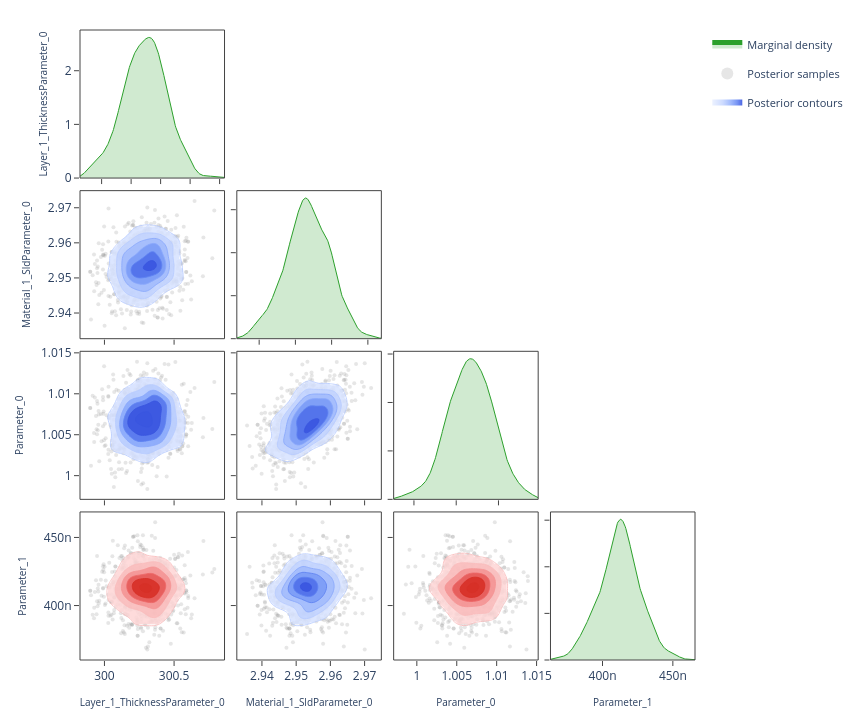

Notebook source saved alongside this figure:
### Code cell
# ---- Corner plot ------------------------------------------------------------
# Pairwise correlations: marginal density on the diagonal, scatter samples
# and 2-D contours on the lower triangle.  Mirrors the "Corner Plot" sub-tab.

fig = plot_corner(posterior.draws, posterior.param_names)
fig.show()

### Figure 1 — Plotly figure (JSON) as saved in the notebook; plotly's stock layout.template omitted (floating-point values rounded to 4 significant figures; data arrays with more than 128 entries replaced by an {"elided": "..."} marker saying what was removed)
{"data": [{"fill": "tozeroy", "fillcolor": "rgba(44, 160, 44, 0.22)", "hoverinfo": "skip", "legendgroup": "marginal", "line": {"color": "rgb(44, 160, 44)", "width": 1}, "mode": "lines", "name": "Marginal density", "showlegend": true, "type": "scatter", "x": {"elided": "256 float values"}, "xaxis": "x", "y": {"elided": "256 float values"}, "yaxis": "y"}, {"hoverinfo": "skip", "legendgroup": "scatter", "marker": {"color": "rgba(140, 140, 140, 0.22)", "size": 4}, "mode": "markers", "name": "Posterior samples", "showlegend": true, "type": "scatter", "x": {"elided": "800 float values"}, "xaxis": "x5", "y": {"elided": "800 float values"}, "yaxis": "y5", "zorder": 0}, {"colorscale": [[0.0, "rgba(224, 233, 255, 0.62)"], [0.35, "rgba(183, 203, 255, 0.70)"], [0.6, "rgba(138, 169, 252, 0.78)"], [0.82, "rgba(96, 131, 242, 0.84)"], [1.0, "rgba(58, 86, 224, 0.90)"]], "connectgaps": false, "contours": {"coloring": "fill", "end": 160.3, "showlabels": false, "showlines": false, "size": 25.31, "start": 33.74}, "hoverinfo": "skip", "legendgroup": "contour", "name": "Posterior contours", "showlegend": true, "showscale": false, "type": "contour", "x": [299.9, 299.9, 299.9, 299.9, 299.9, 299.9, 299.9, 299.9, 300.0, 300.0, 300.0, 300.0, 300.0, 300.0, 300.0, 300.0, 300.1, 300.1, 300.1, 300.1, 300.1, 300.1, 300.1, 300.1, 300.2, 300.2, 300.2, 300.2, 300.2, 300.2, 300.2, 300.2, 300.3, 300.3, 300.3, 300.3, 300.3, 300.3, 300.3, 300.3, 300.3, 300.4, 300.4, 300.4, 300.4, 300.4, 300.4, 300.4, 300.4, 300.5, 300.5, 300.5, 300.5, 300.5, 300.5, 300.5, 300.5, 300.6, 300.6, 300.6, 300.6, 300.6, 300.6, 300.6, 300.6, 300.7, 300.7, 300.7, 300.7, 300.7, 300.7, 300.7, 300.7, 300.8, 300.8, 300.8, 300.8, 300.8, 300.8, 300.8], "xaxis": "x5", "y": [2.934, 2.934, 2.935, 2.935, 2.936, 2.936, 2.937, 2.937, 2.938, 2.938, 2.939, 2.939, 2.94, 2.94, 2.941, 2.941, 2.942, 2.942, 2.943, 2.943, 2.944, 2.944, 2.945, 2.945, 2.946, 2.946, 2.947, 2.947, 2.948, 2.948, 2.949, 2.949, 2.95, 2.95, 2.951, 2.952, 2.952, 2.953, 2.953, 2.954, 2.954, 2.955, 2.955, 2.956, 2.956, 2.957, 2.957, 2.958, 2.958, 2.959, 2.959, 2.96, 2.96, 2.961, 2.961, 2.962, 2.962, 2.963, 2.963, 2.964, 2.964, 2.965, 2.965, 2.966, 2.966, 2.967, 2.967, 2.968, 2.968, 2.969, 2.969, 2.97, 2.97, 2.971, 2.971, 2.972, 2.972, 2.973, 2.973, 2.974], "yaxis": "y5", "z": {"elided": "80x80 float values"}, "zmax": 160.3, "zmin": 33.74, "zorder": 1}, {"colorscale": [[0.0, "rgba(183, 203, 255, 0.94)"], [0.35, "rgba(183, 203, 255, 0.94)"], [0.35, "rgba(138, 169, 252, 0.95)"], [0.6, "rgba(138, 169, 252, 0.95)"], [0.6, "rgba(96, 131, 242, 0.96)"], [0.82, "rgba(96, 131, 242, 0.96)"], [0.82, "rgba(58, 86, 224, 0.98)"], [1.0, "rgba(58, 86, 224, 0.98)"]], "contours": {"coloring": "lines", "end": 160.3, "showlabels": false, "size": 25.31, "start": 33.74}, "hoverinfo": "skip", "legendgroup": "contour", "line": {"width": 0.9}, "showlegend": false, "showscale": false, "type": "contour", "x": [299.9, 299.9, 299.9, 299.9, 299.9, 299.9, 299.9, 299.9, 300.0, 300.0, 300.0, 300.0, 300.0, 300.0, 300.0, 300.0, 300.1, 300.1, 300.1, 300.1, 300.1, 300.1, 300.1, 300.1, 300.2, 300.2, 300.2, 300.2, 300.2, 300.2, 300.2, 300.2, 300.3, 300.3, 300.3, 300.3, 300.3, 300.3, 300.3, 300.3, 300.3, 300.4, 300.4, 300.4, 300.4, 300.4, 300.4, 300.4, 300.4, 300.5, 300.5, 300.5, 300.5, 300.5, 300.5, 300.5, 300.5, 300.6, 300.6, 300.6, 300.6, 300.6, 300.6, 300.6, 300.6, 300.7, 300.7, 300.7, 300.7, 300.7, 300.7, 300.7, 300.7, 300.8, 300.8, 300.8, 300.8, 300.8, 300.8, 300.8], "xaxis": "x5", "y": [2.934, 2.934, 2.935, 2.935, 2.936, 2.936, 2.937, 2.937, 2.938, 2.938, 2.939, 2.939, 2.94, 2.94, 2.941, 2.941, 2.942, 2.942, 2.943, 2.943, 2.944, 2.944, 2.945, 2.945, 2.946, 2.946, 2.947, 2.947, 2.948, 2.948, 2.949, 2.949, 2.95, 2.95, 2.951, 2.952, 2.952, 2.953, 2.953, 2.954, 2.954, 2.955, 2.955, 2.956, 2.956, 2.957, 2.957, 2.958, 2.958, 2.959, 2.959, 2.96, 2.96, 2.961, 2.961, 2.962, 2.962, 2.963, 2.963, 2.964, 2.964, 2.965, 2.965, 2.966, 2.966, 2.967, 2.967, 2.968, 2.968, 2.969, 2.969, 2.97, 2.97, 2.971, 2.971, 2.972, 2.972, 2.973, 2.973, 2.974], "yaxis": "y5", "z": {"elided": "80x80 float values"}, "zmax": 160.3, "zmin": 33.74, "zorder": 2}, {"fill": "tozeroy", "fillcolor": "rgba(44, 160, 44, 0.22)", "hoverinfo": "skip", "legendgroup": "marginal", "line": {"color": "rgb(44, 160, 44)", "width": 1}, "mode": "lines", "name": "Marginal density", "showlegend": false, "type": "scatter", "x": {"elided": "256 float values"}, "xaxis": "x6", "y": {"elided": "256 float values"}, "yaxis": "y6"}, {"hoverinfo": "skip", "legendgroup": "scatter", "marker": {"color": "rgba(140, 140, 140, 0.22)", "size": 4}, "mode": "markers", "name": "Posterior samples", "showlegend": false, "type": "scatter", "x": {"elided": "800 float values"}, "xaxis": "x9", "y": {"elided": "800 float values"}, "yaxis": "y9", "zorder": 0}, {"colorscale": [[0.0, "rgba(224, 233, 255, 0.62)"], [0.35, "rgba(183, 203, 255, 0.70)"], [0.6, "rgba(138, 169, 252, 0.78)"], [0.82, "rgba(96, 131, 242, 0.84)"], [1.0, "rgba(58, 86, 224, 0.90)"]], "connectgaps": false, "contours": {"coloring": "fill", "end": 341.9, "showlabels": false, "showlines": false, "size": 53.99, "start": 71.99}, "hoverinfo": "skip", "legendgroup": "contour", "name": "Posterior contours", "showlegend": false, "showscale": false, "type": "contour", "x": [299.9, 299.9, 299.9, 299.9, 299.9, 299.9, 299.9, 299.9, 300.0, 300.0, 300.0, 300.0, 300.0, 300.0, 300.0, 300.0, 300.1, 300.1, 300.1, 300.1, 300.1, 300.1, 300.1, 300.1, 300.2, 300.2, 300.2, 300.2, 300.2, 300.2, 300.2, 300.2, 300.3, 300.3, 300.3, 300.3, 300.3, 300.3, 300.3, 300.3, 300.3, 300.4, 300.4, 300.4, 300.4, 300.4, 300.4, 300.4, 300.4, 300.5, 300.5, 300.5, 300.5, 300.5, 300.5, 300.5, 300.5, 300.6, 300.6, 300.6, 300.6, 300.6, 300.6, 300.6, 300.6, 300.7, 300.7, 300.7, 300.7, 300.7, 300.7, 300.7, 300.7, 300.8, 300.8, 300.8, 300.8, 300.8, 300.8, 300.8], "xaxis": "x9", "y": [0.9976, 0.9978, 0.998, 0.9982, 0.9985, 0.9987, 0.9989, 0.9991, 0.9993, 0.9995, 0.9998, 1.0, 1.0, 1.0, 1.001, 1.001, 1.001, 1.001, 1.001, 1.002, 1.002, 1.002, 1.002, 1.003, 1.003, 1.003, 1.003, 1.003, 1.004, 1.004, 1.004, 1.004, 1.005, 1.005, 1.005, 1.005, 1.005, 1.006, 1.006, 1.006, 1.006, 1.006, 1.007, 1.007, 1.007, 1.007, 1.008, 1.008, 1.008, 1.008, 1.008, 1.009, 1.009, 1.009, 1.009, 1.01, 1.01, 1.01, 1.01, 1.01, 1.011, 1.011, 1.011, 1.011, 1.011, 1.012, 1.012, 1.012, 1.012, 1.013, 1.013, 1.013, 1.013, 1.013, 1.014, 1.014, 1.014, 1.014, 1.014, 1.015], "yaxis": "y9", "z": {"elided": "80x80 float values"}, "zmax": 341.9, "zmin": 71.99, "zorder": 1}, {"colorscale": [[0.0, "rgba(183, 203, 255, 0.94)"], [0.35, "rgba(183, 203, 255, 0.94)"], [0.35, "rgba(138, 169, 252, 0.95)"], [0.6, "rgba(138, 169, 252, 0.95)"], [0.6, "rgba(96, 131, 242, 0.96)"], [0.82, "rgba(96, 131, 242, 0.96)"], [0.82, "rgba(58, 86, 224, 0.98)"], [1.0, "rgba(58, 86, 224, 0.98)"]], "contours": {"coloring": "lines", "end": 341.9, "showlabels": false, "size": 53.99, "start": 71.99}, "hoverinfo": "skip", "legendgroup": "contour", "line": {"width": 0.9}, "showlegend": false, "showscale": false, "type": "contour", "x": [299.9, 299.9, 299.9, 299.9, 299.9, 299.9, 299.9, 299.9, 300.0, 300.0, 300.0, 300.0, 300.0, 300.0, 300.0, 300.0, 300.1, 300.1, 300.1, 300.1, 300.1, 300.1, 300.1, 300.1, 300.2, 300.2, 300.2, 300.2, 300.2, 300.2, 300.2, 300.2, 300.3, 300.3, 300.3, 300.3, 300.3, 300.3, 300.3, 300.3, 300.3, 300.4, 300.4, 300.4, 300.4, 300.4, 300.4, 300.4, 300.4, 300.5, 300.5, 300.5, 300.5, 300.5, 300.5, 300.5, 300.5, 300.6, 300.6, 300.6, 300.6, 300.6, 300.6, 300.6, 300.6, 300.7, 300.7, 300.7, 300.7, 300.7, 300.7, 300.7, 300.7, 300.8, 300.8, 300.8, 300.8, 300.8, 300.8, 300.8], "xaxis": "x9", "y": [0.9976, 0.9978, 0.998, 0.9982, 0.9985, 0.9987, 0.9989, 0.9991, 0.9993, 0.9995, 0.9998, 1.0, 1.0, 1.0, 1.001, 1.001, 1.001, 1.001, 1.001, 1.002, 1.002, 1.002, 1.002, 1.003, 1.003, 1.003, 1.003, 1.003, 1.004, 1.004, 1.004, 1.004, 1.005, 1.005, 1.005, 1.005, 1.005, 1.006, 1.006, 1.006, 1.006, 1.006, 1.007, 1.007, 1.007, 1.007, 1.008, 1.008, 1.008, 1.008, 1.008, 1.009, 1.009, 1.009, 1.009, 1.01, 1.01, 1.01, 1.01, 1.01, 1.011, 1.011, 1.011, 1.011, 1.011, 1.012, 1.012, 1.012, 1.012, 1.013, 1.013, 1.013, 1.013, 1.013, 1.014, 1.014, 1.014, 1.014, 1.014, 1.015], "yaxis": "y9", "z": {"elided": "80x80 float values"}, "zmax": 341.9, "zmin": 71.99, "zorder": 2}, {"hoverinfo": "skip", "legendgroup": "scatter", "marker": {"color": "rgba(140, 140, 140, 0.22)", "size": 4}, "mode": "markers", "name": "Posterior samples", "showlegend": false, "type": "scatter", "x": {"elided": "800 float values"}, "xaxis": "x10", "y": {"elided": "800 float values"}, "yaxis": "y10", "zorder": 0}, {"colorscale": [[0.0, "rgba(224, 233, 255, 0.62)"], [0.35, "rgba(183, 203, 255, 0.70)"], [0.6, "rgba(138, 169, 252, 0.78)"], [0.82, "rgba(96, 131, 242, 0.84)"], [1.0, "rgba(58, 86, 224, 0.90)"]], "connectgaps": false, "contours": {"coloring": "fill", "end": 9574.0, "showlabels": false, "showlines": false, "size": 1512.0, "start": 2016.0}, "hoverinfo": "skip", "legendgroup": "contour", "name": "Posterior contours", "showlegend": false, "showscale": false, "type": "contour", "x": [2.934, 2.934, 2.935, 2.935, 2.936, 2.936, 2.937, 2.937, 2.938, 2.938, 2.939, 2.939, 2.94, 2.94, 2.941, 2.941, 2.942, 2.942, 2.943, 2.943, 2.944, 2.944, 2.945, 2.945, 2.946, 2.946, 2.947, 2.947, 2.948, 2.948, 2.949, 2.949, 2.95, 2.95, 2.951, 2.952, 2.952, 2.953, 2.953, 2.954, 2.954, 2.955, 2.955, 2.956, 2.956, 2.957, 2.957, 2.958, 2.958, 2.959, 2.959, 2.96, 2.96, 2.961, 2.961, 2.962, 2.962, 2.963, 2.963, 2.964, 2.964, 2.965, 2.965, 2.966, 2.966, 2.967, 2.967, 2.968, 2.968, 2.969, 2.969, 2.97, 2.97, 2.971, 2.971, 2.972, 2.972, 2.973, 2.973, 2.974], "xaxis": "x10", "y": [0.9976, 0.9978, 0.998, 0.9982, 0.9985, 0.9987, 0.9989, 0.9991, 0.9993, 0.9995, 0.9998, 1.0, 1.0, 1.0, 1.001, 1.001, 1.001, 1.001, 1.001, 1.002, 1.002, 1.002, 1.002, 1.003, 1.003, 1.003, 1.003, 1.003, 1.004, 1.004, 1.004, 1.004, 1.005, 1.005, 1.005, 1.005, 1.005, 1.006, 1.006, 1.006, 1.006, 1.006, 1.007, 1.007, 1.007, 1.007, 1.008, 1.008, 1.008, 1.008, 1.008, 1.009, 1.009, 1.009, 1.009, 1.01, 1.01, 1.01, 1.01, 1.01, 1.011, 1.011, 1.011, 1.011, 1.011, 1.012, 1.012, 1.012, 1.012, 1.013, 1.013, 1.013, 1.013, 1.013, 1.014, 1.014, 1.014, 1.014, 1.014, 1.015], "yaxis": "y10", "z": {"elided": "80x80 float values"}, "zmax": 9574.0, "zmin": 2016.0, "zorder": 1}, {"colorscale": [[0.0, "rgba(183, 203, 255, 0.94)"], [0.35, "rgba(183, 203, 255, 0.94)"], [0.35, "rgba(138, 169, 252, 0.95)"], [0.6, "rgba(138, 169, 252, 0.95)"], [0.6, "rgba(96, 131, 242, 0.96)"], [0.82, "rgba(96, 131, 242, 0.96)"], [0.82, "rgba(58, 86, 224, 0.98)"], [1.0, "rgba(58, 86, 224, 0.98)"]], "contours": {"coloring": "lines", "end": 9574.0, "showlabels": false, "size": 1512.0, "start": 2016.0}, "hoverinfo": "skip", "legendgroup": "contour", "line": {"width": 0.9}, "showlegend": false, "showscale": false, "type": "contour", "x": [2.934, 2.934, 2.935, 2.935, 2.936, 2.936, 2.937, 2.937, 2.938, 2.938, 2.939, 2.939, 2.94, 2.94, 2.941, 2.941, 2.942, 2.942, 2.943, 2.943, 2.944, 2.944, 2.945, 2.945, 2.946, 2.946, 2.947, 2.947, 2.948, 2.948, 2.949, 2.949, 2.95, 2.95, 2.951, 2.952, 2.952, 2.953, 2.953, 2.954, 2.954, 2.955, 2.955, 2.956, 2.956, 2.957, 2.957, 2.958, 2.958, 2.959, 2.959, 2.96, 2.96, 2.961, 2.961, 2.962, 2.962, 2.963, 2.963, 2.964, 2.964, 2.965, 2.965, 2.966, 2.966, 2.967, 2.967, 2.968, 2.968, 2.969, 2.969, 2.97, 2.97, 2.971, 2.971, 2.972, 2.972, 2.973, 2.973, 2.974], "xaxis": "x10", "y": [0.9976, 0.9978, 0.998, 0.9982, 0.9985, 0.9987, 0.9989, 0.9991, 0.9993, 0.9995, 0.9998, 1.0, 1.0, 1.0, 1.001, 1.001, 1.001, 1.001, 1.001, 1.002, 1.002, 1.002, 1.002, 1.003, 1.003, 1.003, 1.003, 1.003, 1.004, 1.004, 1.004, 1.004, 1.005, 1.005, 1.005, 1.005, 1.005, 1.006, 1.006, 1.006, 1.006, 1.006, 1.007, 1.007, 1.007, 1.007, 1.008, 1.008, 1.008, 1.008, 1.008, 1.009, 1.009, 1.009, 1.009, 1.01, 1.01, 1.01, 1.01, 1.01, 1.011, 1.011, 1.011, 1.011, 1.011, 1.012, 1.012, 1.012, 1.012, 1.013, 1.013, 1.013, 1.013, 1.013, 1.014, 1.014, 1.014, 1.014, 1.014, 1.015], "yaxis": "y10", "z": {"elided": "80x80 float values"}, "zmax": 9574.0, "zmin": 2016.0, "zorder": 2}, {"fill": "tozeroy", "fillcolor": "rgba(44, 160, 44, 0.22)", "hoverinfo": "skip", "legendgroup": "marginal", "line": {"color": "rgb(44, 160, 44)", "width": 1}, "mode": "lines", "name": "Marginal density", "showlegend": false, "type": "scatter", "x": {"elided": "256 float values"}, "xaxis": "x11", "y": {"elided": "256 float values"}, "yaxis": "y11"}, {"hoverinfo": "skip", "legendgroup": "scatter", "marker": {"color": "rgba(140, 140, 140, 0.22)", "size": 4}, "mode": "markers", "name": "Posterior samples", "showlegend": false, "type": "scatter", "x": {"elided": "800 float values"}, "xaxis": "x13", "y": {"elided": "800 float values"}, "yaxis": "y13", "zorder": 0}, {"colorscale": [[0.0, "rgba(255, 224, 224, 0.62)"], [0.35, "rgba(250, 188, 188, 0.70)"], [0.6, "rgba(245, 148, 148, 0.78)"], [0.82, "rgba(237, 104, 104, 0.84)"], [1.0, "rgba(215, 48, 39, 0.90)"]], "connectgaps": false, "contours": {"coloring": "fill", "end": 72590000.0, "showlabels": false, "showlines": false, "size": 11460000.0, "start": 15280000.0}, "hoverinfo": "skip", "legendgroup": "contour", "name": "Posterior contours", "showlegend": false, "showscale": false, "type": "contour", "x": [299.9, 299.9, 299.9, 299.9, 299.9, 299.9, 299.9, 299.9, 300.0, 300.0, 300.0, 300.0, 300.0, 300.0, 300.0, 300.0, 300.1, 300.1, 300.1, 300.1, 300.1, 300.1, 300.1, 300.1, 300.2, 300.2, 300.2, 300.2, 300.2, 300.2, 300.2, 300.2, 300.3, 300.3, 300.3, 300.3, 300.3, 300.3, 300.3, 300.3, 300.3, 300.4, 300.4, 300.4, 300.4, 300.4, 300.4, 300.4, 300.4, 300.5, 300.5, 300.5, 300.5, 300.5, 300.5, 300.5, 300.5, 300.6, 300.6, 300.6, 300.6, 300.6, 300.6, 300.6, 300.6, 300.7, 300.7, 300.7, 300.7, 300.7, 300.7, 300.7, 300.7, 300.8, 300.8, 300.8, 300.8, 300.8, 300.8, 300.8], "xaxis": "x13", "y": [3.63e-07, 3.643e-07, 3.656e-07, 3.669e-07, 3.682e-07, 3.695e-07, 3.708e-07, 3.721e-07, 3.734e-07, 3.747e-07, 3.76e-07, 3.773e-07, 3.786e-07, 3.799e-07, 3.812e-07, 3.825e-07, 3.838e-07, 3.851e-07, 3.864e-07, 3.877e-07, 3.89e-07, 3.903e-07, 3.916e-07, 3.929e-07, 3.942e-07, 3.955e-07, 3.968e-07, 3.981e-07, 3.994e-07, 4.007e-07, 4.02e-07, 4.033e-07, 4.046e-07, 4.059e-07, 4.072e-07, 4.085e-07, 4.098e-07, 4.111e-07, 4.124e-07, 4.137e-07, 4.15e-07, 4.163e-07, 4.176e-07, 4.189e-07, 4.202e-07, 4.215e-07, 4.228e-07, 4.241e-07, 4.254e-07, 4.267e-07, 4.28e-07, 4.293e-07, 4.306e-07, 4.319e-07, 4.332e-07, 4.345e-07, 4.358e-07, 4.371e-07, 4.384e-07, 4.397e-07, 4.41e-07, 4.423e-07, 4.436e-07, 4.449e-07, 4.462e-07, 4.475e-07, 4.488e-07, 4.501e-07, 4.514e-07, 4.527e-07, 4.54e-07, 4.553e-07, 4.566e-07, 4.579e-07, 4.592e-07, 4.605e-07, 4.618e-07, 4.631e-07, 4.644e-07, 4.657e-07], "yaxis": "y13", "z": {"elided": "80x80 float values"}, "zmax": 72590000.0, "zmin": 15280000.0, "zorder": 1}, {"colorscale": [[0.0, "rgba(250, 188, 188, 0.94)"], [0.35, "rgba(250, 188, 188, 0.94)"], [0.35, "rgba(245, 148, 148, 0.95)"], [0.6, "rgba(245, 148, 148, 0.95)"], [0.6, "rgba(237, 104, 104, 0.96)"], [0.82, "rgba(237, 104, 104, 0.96)"], [0.82, "rgba(215, 48, 39, 0.98)"], [1.0, "rgba(215, 48, 39, 0.98)"]], "contours": {"coloring": "lines", "end": 72590000.0, "showlabels": false, "size": 11460000.0, "start": 15280000.0}, "hoverinfo": "skip", "legendgroup": "contour", "line": {"width": 0.9}, "showlegend": false, "showscale": false, "type": "contour", "x": [299.9, 299.9, 299.9, 299.9, 299.9, 299.9, 299.9, 299.9, 300.0, 300.0, 300.0, 300.0, 300.0, 300.0, 300.0, 300.0, 300.1, 300.1, 300.1, 300.1, 300.1, 300.1, 300.1, 300.1, 300.2, 300.2, 300.2, 300.2, 300.2, 300.2, 300.2, 300.2, 300.3, 300.3, 300.3, 300.3, 300.3, 300.3, 300.3, 300.3, 300.3, 300.4, 300.4, 300.4, 300.4, 300.4, 300.4, 300.4, 300.4, 300.5, 300.5, 300.5, 300.5, 300.5, 300.5, 300.5, 300.5, 300.6, 300.6, 300.6, 300.6, 300.6, 300.6, 300.6, 300.6, 300.7, 300.7, 300.7, 300.7, 300.7, 300.7, 300.7, 300.7, 300.8, 300.8, 300.8, 300.8, 300.8, 300.8, 300.8], "xaxis": "x13", "y": [3.63e-07, 3.643e-07, 3.656e-07, 3.669e-07, 3.682e-07, 3.695e-07, 3.708e-07, 3.721e-07, 3.734e-07, 3.747e-07, 3.76e-07, 3.773e-07, 3.786e-07, 3.799e-07, 3.812e-07, 3.825e-07, 3.838e-07, 3.851e-07, 3.864e-07, 3.877e-07, 3.89e-07, 3.903e-07, 3.916e-07, 3.929e-07, 3.942e-07, 3.955e-07, 3.968e-07, 3.981e-07, 3.994e-07, 4.007e-07, 4.02e-07, 4.033e-07, 4.046e-07, 4.059e-07, 4.072e-07, 4.085e-07, 4.098e-07, 4.111e-07, 4.124e-07, 4.137e-07, 4.15e-07, 4.163e-07, 4.176e-07, 4.189e-07, 4.202e-07, 4.215e-07, 4.228e-07, 4.241e-07, 4.254e-07, 4.267e-07, 4.28e-07, 4.293e-07, 4.306e-07, 4.319e-07, 4.332e-07, 4.345e-07, 4.358e-07, 4.371e-07, 4.384e-07, 4.397e-07, 4.41e-07, 4.423e-07, 4.436e-07, 4.449e-07, 4.462e-07, 4.475e-07, 4.488e-07, 4.501e-07, 4.514e-07, 4.527e-07, 4.54e-07, 4.553e-07, 4.566e-07, 4.579e-07, 4.592e-07, 4.605e-07, 4.618e-07, 4.631e-07, 4.644e-07, 4.657e-07], "yaxis": "y13", "z": {"elided": "80x80 float values"}, "zmax": 72590000.0, "zmin": 15280000.0, "zorder": 2}, {"hoverinfo": "skip", "legendgroup": "scatter", "marker": {"color": "rgba(140, 140, 140, 0.22)", "size": 4}, "mode": "markers", "name": "Posterior samples", "showlegend": false, "type": "scatter", "x": {"elided": "800 float values"}, "xaxis": "x14", "y": {"elided": "800 float values"}, "yaxis": "y14", "zorder": 0}, {"colorscale": [[0.0, "rgba(224, 233, 255, 0.62)"], [0.35, "rgba(183, 203, 255, 0.70)"], [0.6, "rgba(138, 169, 252, 0.78)"], [0.82, "rgba(96, 131, 242, 0.84)"], [1.0, "rgba(58, 86, 224, 0.90)"]], "connectgaps": false, "contours": {"coloring": "fill", "end": 1766000000.0, "showlabels": false, "showlines": false, "size": 278800000.0, "start": 371800000.0}, "hoverinfo": "skip", "legendgroup": "contour", "name": "Posterior contours", "showlegend": false, "showscale": false, "type": "contour", "x": [2.934, 2.934, 2.935, 2.935, 2.936, 2.936, 2.937, 2.937, 2.938, 2.938, 2.939, 2.939, 2.94, 2.94, 2.941, 2.941, 2.942, 2.942, 2.943, 2.943, 2.944, 2.944, 2.945, 2.945, 2.946, 2.946, 2.947, 2.947, 2.948, 2.948, 2.949, 2.949, 2.95, 2.95, 2.951, 2.952, 2.952, 2.953, 2.953, 2.954, 2.954, 2.955, 2.955, 2.956, 2.956, 2.957, 2.957, 2.958, 2.958, 2.959, 2.959, 2.96, 2.96, 2.961, 2.961, 2.962, 2.962, 2.963, 2.963, 2.964, 2.964, 2.965, 2.965, 2.966, 2.966, 2.967, 2.967, 2.968, 2.968, 2.969, 2.969, 2.97, 2.97, 2.971, 2.971, 2.972, 2.972, 2.973, 2.973, 2.974], "xaxis": "x14", "y": [3.63e-07, 3.643e-07, 3.656e-07, 3.669e-07, 3.682e-07, 3.695e-07, 3.708e-07, 3.721e-07, 3.734e-07, 3.747e-07, 3.76e-07, 3.773e-07, 3.786e-07, 3.799e-07, 3.812e-07, 3.825e-07, 3.838e-07, 3.851e-07, 3.864e-07, 3.877e-07, 3.89e-07, 3.903e-07, 3.916e-07, 3.929e-07, 3.942e-07, 3.955e-07, 3.968e-07, 3.981e-07, 3.994e-07, 4.007e-07, 4.02e-07, 4.033e-07, 4.046e-07, 4.059e-07, 4.072e-07, 4.085e-07, 4.098e-07, 4.111e-07, 4.124e-07, 4.137e-07, 4.15e-07, 4.163e-07, 4.176e-07, 4.189e-07, 4.202e-07, 4.215e-07, 4.228e-07, 4.241e-07, 4.254e-07, 4.267e-07, 4.28e-07, 4.293e-07, 4.306e-07, 4.319e-07, 4.332e-07, 4.345e-07, 4.358e-07, 4.371e-07, 4.384e-07, 4.397e-07, 4.41e-07, 4.423e-07, 4.436e-07, 4.449e-07, 4.462e-07, 4.475e-07, 4.488e-07, 4.501e-07, 4.514e-07, 4.527e-07, 4.54e-07, 4.553e-07, 4.566e-07, 4.579e-07, 4.592e-07, 4.605e-07, 4.618e-07, 4.631e-07, 4.644e-07, 4.657e-07], "yaxis": "y14", "z": {"elided": "80x80 float values"}, "zmax": 1766000000.0, "zmin": 371800000.0, "zorder": 1}, {"colorscale": [[0.0, "rgba(183, 203, 255, 0.94)"], [0.35, "rgba(183, 203, 255, 0.94)"], [0.35, "rgba(138, 169, 252, 0.95)"], [0.6, "rgba(138, 169, 252, 0.95)"], [0.6, "rgba(96, 131, 242, 0.96)"], [0.82, "rgba(96, 131, 242, 0.96)"], [0.82, "rgba(58, 86, 224, 0.98)"], [1.0, "rgba(58, 86, 224, 0.98)"]], "contours": {"coloring": "lines", "end": 1766000000.0, "showlabels": false, "size": 278800000.0, "start": 371800000.0}, "hoverinfo": "skip", "legendgroup": "contour", "line": {"width": 0.9}, "showlegend": false, "showscale": false, "type": "contour", "x": [2.934, 2.934, 2.935, 2.935, 2.936, 2.936, 2.937, 2.937, 2.938, 2.938, 2.939, 2.939, 2.94, 2.94, 2.941, 2.941, 2.942, 2.942, 2.943, 2.943, 2.944, 2.944, 2.945, 2.945, 2.946, 2.946, 2.947, 2.947, 2.948, 2.948, 2.949, 2.949, 2.95, 2.95, 2.951, 2.952, 2.952, 2.953, 2.953, 2.954, 2.954, 2.955, 2.955, 2.956, 2.956, 2.957, 2.957, 2.958, 2.958, 2.959, 2.959, 2.96, 2.96, 2.961, 2.961, 2.962, 2.962, 2.963, 2.963, 2.964, 2.964, 2.965, 2.965, 2.966, 2.966, 2.967, 2.967, 2.968, 2.968, 2.969, 2.969, 2.97, 2.97, 2.971, 2.971, 2.972, 2.972, 2.973, 2.973, 2.974], "xaxis": "x14", "y": [3.63e-07, 3.643e-07, 3.656e-07, 3.669e-07, 3.682e-07, 3.695e-07, 3.708e-07, 3.721e-07, 3.734e-07, 3.747e-07, 3.76e-07, 3.773e-07, 3.786e-07, 3.799e-07, 3.812e-07, 3.825e-07, 3.838e-07, 3.851e-07, 3.864e-07, 3.877e-07, 3.89e-07, 3.903e-07, 3.916e-07, 3.929e-07, 3.942e-07, 3.955e-07, 3.968e-07, 3.981e-07, 3.994e-07, 4.007e-07, 4.02e-07, 4.033e-07, 4.046e-07, 4.059e-07, 4.072e-07, 4.085e-07, 4.098e-07, 4.111e-07, 4.124e-07, 4.137e-07, 4.15e-07, 4.163e-07, 4.176e-07, 4.189e-07, 4.202e-07, 4.215e-07, 4.228e-07, 4.241e-07, 4.254e-07, 4.267e-07, 4.28e-07, 4.293e-07, 4.306e-07, 4.319e-07, 4.332e-07, 4.345e-07, 4.358e-07, 4.371e-07, 4.384e-07, 4.397e-07, 4.41e-07, 4.423e-07, 4.436e-07, 4.449e-07, 4.462e-07, 4.475e-07, 4.488e-07, 4.501e-07, 4.514e-07, 4.527e-07, 4.54e-07, 4.553e-07, 4.566e-07, 4.579e-07, 4.592e-07, 4.605e-07, 4.618e-07, 4.631e-07, 4.644e-07, 4.657e-07], "yaxis": "y14", "z": {"elided": "80x80 float values"}, "zmax": 1766000000.0, "zmin": 371800000.0, "zorder": 2}, {"hoverinfo": "skip", "legendgroup": "scatter", "marker": {"color": "rgba(140, 140, 140, 0.22)", "size": 4}, "mode": "markers", "name": "Posterior samples", "showlegend": false, "type": "scatter", "x": {"elided": "800 float values"}, "xaxis": "x15", "y": {"elided": "800 float values"}, "yaxis": "y15", "zorder": 0}, {"colorscale": [[0.0, "rgba(255, 224, 224, 0.62)"], [0.35, "rgba(250, 188, 188, 0.70)"], [0.6, "rgba(245, 148, 148, 0.78)"], [0.82, "rgba(237, 104, 104, 0.84)"], [1.0, "rgba(215, 48, 39, 0.90)"]], "connectgaps": false, "contours": {"coloring": "fill", "end": 4137000000.0, "showlabels": false, "showlines": false, "size": 653200000.0, "start": 871000000.0}, "hoverinfo": "skip", "legendgroup": "contour", "name": "Posterior contours", "showlegend": false, "showscale": false, "type": "contour", "x": [0.9976, 0.9978, 0.998, 0.9982, 0.9985, 0.9987, 0.9989, 0.9991, 0.9993, 0.9995, 0.9998, 1.0, 1.0, 1.0, 1.001, 1.001, 1.001, 1.001, 1.001, 1.002, 1.002, 1.002, 1.002, 1.003, 1.003, 1.003, 1.003, 1.003, 1.004, 1.004, 1.004, 1.004, 1.005, 1.005, 1.005, 1.005, 1.005, 1.006, 1.006, 1.006, 1.006, 1.006, 1.007, 1.007, 1.007, 1.007, 1.008, 1.008, 1.008, 1.008, 1.008, 1.009, 1.009, 1.009, 1.009, 1.01, 1.01, 1.01, 1.01, 1.01, 1.011, 1.011, 1.011, 1.011, 1.011, 1.012, 1.012, 1.012, 1.012, 1.013, 1.013, 1.013, 1.013, 1.013, 1.014, 1.014, 1.014, 1.014, 1.014, 1.015], "xaxis": "x15", "y": [3.63e-07, 3.643e-07, 3.656e-07, 3.669e-07, 3.682e-07, 3.695e-07, 3.708e-07, 3.721e-07, 3.734e-07, 3.747e-07, 3.76e-07, 3.773e-07, 3.786e-07, 3.799e-07, 3.812e-07, 3.825e-07, 3.838e-07, 3.851e-07, 3.864e-07, 3.877e-07, 3.89e-07, 3.903e-07, 3.916e-07, 3.929e-07, 3.942e-07, 3.955e-07, 3.968e-07, 3.981e-07, 3.994e-07, 4.007e-07, 4.02e-07, 4.033e-07, 4.046e-07, 4.059e-07, 4.072e-07, 4.085e-07, 4.098e-07, 4.111e-07, 4.124e-07, 4.137e-07, 4.15e-07, 4.163e-07, 4.176e-07, 4.189e-07, 4.202e-07, 4.215e-07, 4.228e-07, 4.241e-07, 4.254e-07, 4.267e-07, 4.28e-07, 4.293e-07, 4.306e-07, 4.319e-07, 4.332e-07, 4.345e-07, 4.358e-07, 4.371e-07, 4.384e-07, 4.397e-07, 4.41e-07, 4.423e-07, 4.436e-07, 4.449e-07, 4.462e-07, 4.475e-07, 4.488e-07, 4.501e-07, 4.514e-07, 4.527e-07, 4.54e-07, 4.553e-07, 4.566e-07, 4.579e-07, 4.592e-07, 4.605e-07, 4.618e-07, 4.631e-07, 4.644e-07, 4.657e-07], "yaxis": "y15", "z": {"elided": "80x80 float values"}, "zmax": 4137000000.0, "zmin": 871000000.0, "zorder": 1}, {"colorscale": [[0.0, "rgba(250, 188, 188, 0.94)"], [0.35, "rgba(250, 188, 188, 0.94)"], [0.35, "rgba(245, 148, 148, 0.95)"], [0.6, "rgba(245, 148, 148, 0.95)"], [0.6, "rgba(237, 104, 104, 0.96)"], [0.82, "rgba(237, 104, 104, 0.96)"], [0.82, "rgba(215, 48, 39, 0.98)"], [1.0, "rgba(215, 48, 39, 0.98)"]], "contours": {"coloring": "lines", "end": 4137000000.0, "showlabels": false, "size": 653200000.0, "start": 871000000.0}, "hoverinfo": "skip", "legendgroup": "contour", "line": {"width": 0.9}, "showlegend": false, "showscale": false, "type": "contour", "x": [0.9976, 0.9978, 0.998, 0.9982, 0.9985, 0.9987, 0.9989, 0.9991, 0.9993, 0.9995, 0.9998, 1.0, 1.0, 1.0, 1.001, 1.001, 1.001, 1.001, 1.001, 1.002, 1.002, 1.002, 1.002, 1.003, 1.003, 1.003, 1.003, 1.003, 1.004, 1.004, 1.004, 1.004, 1.005, 1.005, 1.005, 1.005, 1.005, 1.006, 1.006, 1.006, 1.006, 1.006, 1.007, 1.007, 1.007, 1.007, 1.008, 1.008, 1.008, 1.008, 1.008, 1.009, 1.009, 1.009, 1.009, 1.01, 1.01, 1.01, 1.01, 1.01, 1.011, 1.011, 1.011, 1.011, 1.011, 1.012, 1.012, 1.012, 1.012, 1.013, 1.013, 1.013, 1.013, 1.013, 1.014, 1.014, 1.014, 1.014, 1.014, 1.015], "xaxis": "x15", "y": [3.63e-07, 3.643e-07, 3.656e-07, 3.669e-07, 3.682e-07, 3.695e-07, 3.708e-07, 3.721e-07, 3.734e-07, 3.747e-07, 3.76e-07, 3.773e-07, 3.786e-07, 3.799e-07, 3.812e-07, 3.825e-07, 3.838e-07, 3.851e-07, 3.864e-07, 3.877e-07, 3.89e-07, 3.903e-07, 3.916e-07, 3.929e-07, 3.942e-07, 3.955e-07, 3.968e-07, 3.981e-07, 3.994e-07, 4.007e-07, 4.02e-07, 4.033e-07, 4.046e-07, 4.059e-07, 4.072e-07, 4.085e-07, 4.098e-07, 4.111e-07, 4.124e-07, 4.137e-07, 4.15e-07, 4.163e-07, 4.176e-07, 4.189e-07, 4.202e-07, 4.215e-07, 4.228e-07, 4.241e-07, 4.254e-07, 4.267e-07, 4.28e-07, 4.293e-07, 4.306e-07, 4.319e-07, 4.332e-07, 4.345e-07, 4.358e-07, 4.371e-07, 4.384e-07, 4.397e-07, 4.41e-07, 4.423e-07, 4.436e-07, 4.449e-07, 4.462e-07, 4.475e-07, 4.488e-07, 4.501e-07, 4.514e-07, 4.527e-07, 4.54e-07, 4.553e-07, 4.566e-07, 4.579e-07, 4.592e-07, 4.605e-07, 4.618e-07, 4.631e-07, 4.644e-07, 4.657e-07], "yaxis": "y15", "z": {"elided": "80x80 float values"}, "zmax": 4137000000.0, "zmin": 871000000.0, "zorder": 2}, {"fill": "tozeroy", "fillcolor": "rgba(44, 160, 44, 0.22)", "hoverinfo": "skip", "legendgroup": "marginal", "line": {"color": "rgb(44, 160, 44)", "width": 1}, "mode": "lines", "name": "Marginal density", "showlegend": false, "type": "scatter", "x": {"elided": "256 float values"}, "xaxis": "x16", "y": {"elided": "256 float values"}, "yaxis": "y16"}], "layout": {"height": 720, "legend": {"font": {"size": 11}, "itemsizing": "constant", "orientation": "v", "x": 1.02, "xanchor": "left", "y": 1.0, "yanchor": "top"}, "margin": {"b": 60, "l": 80, "r": 160, "t": 30}, "plot_bgcolor": "white", "shapes": [{"fillcolor": "rgba(0,0,0,0)", "layer": "above", "line": {"color": "#444", "width": 1}, "type": "rect", "x0": 0, "x1": 1, "xref": "x domain", "y0": 0, "y1": 1, "yref": "y domain"}, {"fillcolor": "rgba(0,0,0,0)", "layer": "above", "line": {"color": "#444", "width": 1}, "type": "rect", "x0": 0, "x1": 1, "xref": "x5 domain", "y0": 0, "y1": 1, "yref": "y5 domain"}, {"fillcolor": "rgba(0,0,0,0)", "layer": "above", "line": {"color": "#444", "width": 1}, "type": "rect", "x0": 0, "x1": 1, "xref": "x6 domain", "y0": 0, "y1": 1, "yref": "y6 domain"}, {"fillcolor": "rgba(0,0,0,0)", "layer": "above", "line": {"color": "#444", "width": 1}, "type": "rect", "x0": 0, "x1": 1, "xref": "x9 domain", "y0": 0, "y1": 1, "yref": "y9 domain"}, {"fillcolor": "rgba(0,0,0,0)", "layer": "above", "line": {"color": "#444", "width": 1}, "type": "rect", "x0": 0, "x1": 1, "xref": "x10 domain", "y0": 0, "y1": 1, "yref": "y10 domain"}, {"fillcolor": "rgba(0,0,0,0)", "layer": "above", "line": {"color": "#444", "width": 1}, "type": "rect", "x0": 0, "x1": 1, "xref": "x11 domain", "y0": 0, "y1": 1, "yref": "y11 domain"}, {"fillcolor": "rgba(0,0,0,0)", "layer": "above", "line": {"color": "#444", "width": 1}, "type": "rect", "x0": 0, "x1": 1, "xref": "x13 domain", "y0": 0, "y1": 1, "yref": "y13 domain"}, {"fillcolor": "rgba(0,0,0,0)", "layer": "above", "line": {"color": "#444", "width": 1}, "type": "rect", "x0": 0, "x1": 1, "xref": "x14 domain", "y0": 0, "y1": 1, "yref": "y14 domain"}, {"fillcolor": "rgba(0,0,0,0)", "layer": "above", "line": {"color": "#444", "width": 1}, "type": "rect", "x0": 0, "x1": 1, "xref": "x15 domain", "y0": 0, "y1": 1, "yref": "y15 domain"}, {"fillcolor": "rgba(0,0,0,0)", "layer": "above", "line": {"color": "#444", "width": 1}, "type": "rect", "x0": 0, "x1": 1, "xref": "x16 domain", "y0": 0, "y1": 1, "yref": "y16 domain"}], "showlegend": true, "width": 860, "xaxis": {"anchor": "y", "domain": [0.0, 0.235], "showgrid": false, "showticklabels": false, "ticks": "outside", "zeroline": false}, "xaxis10": {"anchor": "y10", "domain": [0.255, 0.49], "showgrid": false, "showticklabels": false, "ticks": "outside", "zeroline": false}, "xaxis11": {"anchor": "y11", "domain": [0.51, 0.745], "showgrid": false, "showticklabels": false, "ticks": "outside", "zeroline": false}, "xaxis12": {"anchor": "y12", "domain": [0.765, 1.0], "showgrid": false, "ticks": "outside", "visible": false, "zeroline": false}, "xaxis13": {"anchor": "y13", "domain": [0.0, 0.235], "showgrid": false, "ticks": "outside", "title": {"font": {"size": 10}, "text": "Layer_1_ThicknessParameter_0"}, "zeroline": false}, "xaxis14": {"anchor": "y14", "domain": [0.255, 0.49], "showgrid": false, "ticks": "outside", "title": {"font": {"size": 10}, "text": "Material_1_SldParameter_0"}, "zeroline": false}, "xaxis15": {"anchor": "y15", "domain": [0.51, 0.745], "showgrid": false, "ticks": "outside", "title": {"font": {"size": 10}, "text": "Parameter_0"}, "zeroline": false}, "xaxis16": {"anchor": "y16", "domain": [0.765, 1.0], "showgrid": false, "ticks": "outside", "title": {"font": {"size": 10}, "text": "Parameter_1"}, "zeroline": false}, "xaxis2": {"anchor": "y2", "domain": [0.255, 0.49], "showgrid": false, "ticks": "outside", "visible": false, "zeroline": false}, "xaxis3": {"anchor": "y3", "domain": [0.51, 0.745], "showgrid": false, "ticks": "outside", "visible": false, "zeroline": false}, "xaxis4": {"anchor": "y4", "domain": [0.765, 1.0], "showgrid": false, "ticks": "outside", "visible": false, "zeroline": false}, "xaxis5": {"anchor": "y5", "domain": [0.0, 0.235], "showgrid": false, "showticklabels": false, "ticks": "outside", "zeroline": false}, "xaxis6": {"anchor": "y6", "domain": [0.255, 0.49], "showgrid": false, "showticklabels": false, "ticks": "outside", "zeroline": false}, "xaxis7": {"anchor": "y7", "domain": [0.51, 0.745], "showgrid": false, "ticks": "outside", "visible": false, "zeroline": false}, "xaxis8": {"anchor": "y8", "domain": [0.765, 1.0], "showgrid": false, "ticks": "outside", "visible": false, "zeroline": false}, "xaxis9": {"anchor": "y9", "domain": [0.0, 0.235], "showgrid": false, "showticklabels": false, "ticks": "outside", "zeroline": false}, "yaxis": {"anchor": "x", "domain": [0.765, 1.0], "showgrid": false, "ticks": "outside", "title": {"font": {"size": 10}, "text": "Layer_1_ThicknessParameter_0"}, "zeroline": false}, "yaxis10": {"anchor": "x10", "domain": [0.255, 0.49], "showgrid": false, "showticklabels": false, "ticks": "outside", "zeroline": false}, "yaxis11": {"anchor": "x11", "domain": [0.255, 0.49], "showgrid": false, "showticklabels": false, "ticks": "outside", "zeroline": false}, "yaxis12": {"anchor": "x12", "domain": [0.255, 0.49], "showgrid": false, "ticks": "outside", "visible": false, "zeroline": false}, "yaxis13": {"anchor": "x13", "domain": [0.0, 0.235], "showgrid": false, "ticks": "outside", "title": {"font": {"size": 10}, "text": "Parameter_1"}, "zeroline": false}, "yaxis14": {"anchor": "x14", "domain": [0.0, 0.235], "showgrid": false, "showticklabels": false, "ticks": "outside", "zeroline": false}, "yaxis15": {"anchor": "x15", "domain": [0.0, 0.235], "showgrid": false, "showticklabels": false, "ticks": "outside", "zeroline": false}, "yaxis16": {"anchor": "x16", "domain": [0.0, 0.235], "showgrid": false, "showticklabels": false, "ticks": "outside", "zeroline": false}, "yaxis2": {"anchor": "x2", "domain": [0.765, 1.0], "showgrid": false, "ticks": "outside", "visible": false, "zeroline": false}, "yaxis3": {"anchor": "x3", "domain": [0.765, 1.0], "showgrid": false, "ticks": "outside", "visible": false, "zeroline": false}, "yaxis4": {"anchor": "x4", "domain": [0.765, 1.0], "showgrid": false, "ticks": "outside", "visible": false, "zeroline": false}, "yaxis5": {"anchor": "x5", "domain": [0.51, 0.745], "showgrid": false, "ticks": "outside", "title": {"font": {"size": 10}, "text": "Material_1_SldParameter_0"}, "zeroline": false}, "yaxis6": {"anchor": "x6", "domain": [0.51, 0.745], "showgrid": false, "showticklabels": false, "ticks": "outside", "zeroline": false}, "yaxis7": {"anchor": "x7", "domain": [0.51, 0.745], "showgrid": false, "ticks": "outside", "visible": false, "zeroline": false}, "yaxis8": {"anchor": "x8", "domain": [0.51, 0.745], "showgrid": false, "ticks": "outside", "visible": false, "zeroline": false}, "yaxis9": {"anchor": "x9", "domain": [0.255, 0.49], "showgrid": false, "ticks": "outside", "title": {"font": {"size": 10}, "text": "Parameter_0"}, "zeroline": false}}}
